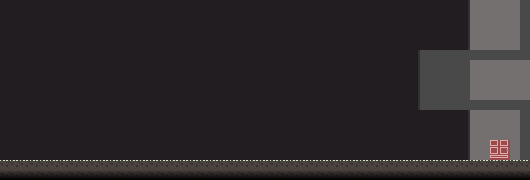

Below is a game level as drawn by its tile map, then a one-line description and the .tmx that defines it (tile-layer data replaced by summaries):
An orthogonal 53x18 tile map with 10x10 px tiles, 4 tile layers (Tile Layer 4, background, transparent, collision), 2 tilesets and 45 objects (38x asset, 5x rain, door, player).

<map version="1.2" tiledversion="1.2.4" orientation="orthogonal" renderorder="right-down" width="53" height="18" tilewidth="10" tileheight="10" infinite="0" nextlayerid="18" nextobjectid="104">
 <tileset firstgid="1" name="tiles" tilewidth="10" tileheight="10" spacing="2" margin="2" tilecount="64" columns="8">
  <image source="tiles.png" width="100" height="100" />
 </tileset>
 <tileset firstgid="65" name="light" tilewidth="82" tileheight="122" tilecount="7" columns="0">
  <grid orientation="orthogonal" width="1" height="1" />
  <tile id="0">
   <image width="56" height="31" source="lightFocal.png" />
  </tile>
  <tile id="1">
   <image width="56" height="56" source="light.png" />
  </tile>
  <tile id="2">
   <image width="82" height="31" source="policeCar.png" />
  </tile>
  <tile id="3">
   <image width="68" height="122" source="tree.png" />
  </tile>
  <tile id="4">
   <image width="8" height="10" source="bodyDead.png" />
  </tile>
  <tile id="5">
   <image width="11" height="11" source="faceDead.png" />
  </tile>
  <tile id="6">
   <image width="4" height="9" source="guts.png" />
  </tile>
 </tileset>
 <layer id="17" name="Tile Layer 4" width="53" height="18">
  <properties>
   <property name="noCollision" value="" />
  </properties>
  <data>[954 cells, 954 non-empty, 1 distinct tile ids]</data>
 </layer>
 <objectgroup id="15" name="Object Layer 2" locked="1">
  <object id="44" type="asset" gid="68" x="418" y="178" width="77.5" height="165.5">
   <properties>
    <property name="asset" value="tree" />
    <property name="smooth" type="bool" value="false" />
   </properties>
  </object>
  <object id="69" type="asset" gid="68" x="368.25" y="165.75" width="77.5" height="156">
   <properties>
    <property name="asset" value="tree" />
    <property name="smooth" type="bool" value="false" />
   </properties>
  </object>
  <object id="70" type="asset" gid="68" x="316.75" y="165.75" width="91" height="150">
   <properties>
    <property name="asset" value="tree" />
    <property name="smooth" type="bool" value="false" />
   </properties>
  </object>
  <object id="71" type="asset" gid="68" x="273.75" y="164.25" width="83.5" height="139.5">
   <properties>
    <property name="asset" value="tree" />
    <property name="smooth" type="bool" value="false" />
   </properties>
  </object>
  <object id="72" type="asset" gid="68" x="147.25" y="159.75" width="77.5" height="149.5">
   <properties>
    <property name="asset" value="tree" />
    <property name="smooth" type="bool" value="false" />
   </properties>
  </object>
  <object id="73" type="asset" gid="68" x="190.25" y="163.75" width="77.5" height="169">
   <properties>
    <property name="asset" value="tree" />
    <property name="smooth" type="bool" value="false" />
   </properties>
  </object>
  <object id="74" type="asset" gid="68" x="233.25" y="164.25" width="77.5" height="149.5">
   <properties>
    <property name="asset" value="tree" />
    <property name="smooth" type="bool" value="false" />
   </properties>
  </object>
  <object id="75" type="asset" gid="68" x="88.25" y="168.25" width="101" height="149.5">
   <properties>
    <property name="asset" value="tree" />
    <property name="smooth" type="bool" value="false" />
   </properties>
  </object>
  <object id="76" type="asset" gid="68" x="52.75" y="157.25" width="77.5" height="149.5">
   <properties>
    <property name="asset" value="tree" />
    <property name="smooth" type="bool" value="false" />
   </properties>
  </object>
  <object id="77" type="asset" gid="68" x="-7.75" y="163.75" width="77.5" height="149.5">
   <properties>
    <property name="asset" value="tree" />
    <property name="smooth" type="bool" value="false" />
   </properties>
  </object>
  <object id="78" type="asset" gid="68" x="22.75" y="170.25" width="77.5" height="161.5">
   <properties>
    <property name="asset" value="tree" />
    <property name="smooth" type="bool" value="false" />
   </properties>
  </object>
  <object id="79" type="asset" gid="68" x="-41.25" y="157.75" width="77.5" height="149.5">
   <properties>
    <property name="asset" value="tree" />
    <property name="smooth" type="bool" value="false" />
   </properties>
  </object>
  <object id="80" type="asset" gid="68" x="387.875" y="166" width="77.5" height="165.5">
   <properties>
    <property name="asset" value="tree" />
    <property name="smooth" type="bool" value="false" />
   </properties>
  </object>
  <object id="81" type="asset" gid="68" x="350.125" y="171.75" width="77.5" height="156">
   <properties>
    <property name="asset" value="tree" />
    <property name="smooth" type="bool" value="false" />
   </properties>
  </object>
  <object id="82" type="asset" gid="68" x="298.625" y="171.75" width="91" height="150">
   <properties>
    <property name="asset" value="tree" />
    <property name="smooth" type="bool" value="false" />
   </properties>
  </object>
  <object id="83" type="asset" gid="68" x="255.625" y="170.25" width="83.5" height="139.5">
   <properties>
    <property name="asset" value="tree" />
    <property name="smooth" type="bool" value="false" />
   </properties>
  </object>
  <object id="84" type="asset" gid="68" x="129.125" y="165.75" width="77.5" height="149.5">
   <properties>
    <property name="asset" value="tree" />
    <property name="smooth" type="bool" value="false" />
   </properties>
  </object>
  <object id="85" type="asset" gid="68" x="163.625" y="180.25" width="77.5" height="169">
   <properties>
    <property name="asset" value="tree" />
    <property name="smooth" type="bool" value="false" />
   </properties>
  </object>
  <object id="86" type="asset" gid="68" x="225.625" y="177.25" width="77.5" height="149.5">
   <properties>
    <property name="asset" value="tree" />
    <property name="smooth" type="bool" value="false" />
   </properties>
  </object>
  <object id="87" type="asset" gid="68" x="53.625" y="174.75" width="101" height="149.5">
   <properties>
    <property name="asset" value="tree" />
    <property name="smooth" type="bool" value="false" />
   </properties>
  </object>
  <object id="88" type="asset" gid="68" x="34.625" y="163.25" width="77.5" height="149.5">
   <properties>
    <property name="asset" value="tree" />
    <property name="smooth" type="bool" value="false" />
   </properties>
  </object>
  <object id="89" type="asset" gid="68" x="-25.875" y="169.75" width="77.5" height="149.5">
   <properties>
    <property name="asset" value="tree" />
    <property name="smooth" type="bool" value="false" />
   </properties>
  </object>
  <object id="90" type="asset" gid="68" x="4.625" y="176.25" width="77.5" height="161.5">
   <properties>
    <property name="asset" value="tree" />
    <property name="smooth" type="bool" value="false" />
   </properties>
  </object>
  <object id="91" type="asset" gid="68" x="-59.375" y="163.75" width="77.5" height="149.5">
   <properties>
    <property name="asset" value="tree" />
    <property name="smooth" type="bool" value="false" />
   </properties>
  </object>
 </objectgroup>
 <layer id="3" name="background" width="53" height="18">
  <properties>
   <property name="noCollision" value="" />
  </properties>
  <data>[954 cells, 102 non-empty, 6 distinct tile ids]</data>
 </layer>
 <layer id="7" name="transparent" width="53" height="18">
  <properties>
   <property name="noCollision" value="" />
  </properties>
  <data>[954 cells, 22 non-empty, 1 distinct tile ids]</data>
 </layer>
 <layer id="1" name="collision" width="53" height="18">
  <data>[954 cells, 178 non-empty, 4 distinct tile ids]</data>
 </layer>
 <objectgroup id="6" name="info">
  <object id="24" type="door" x="500" y="145.333">
   <properties>
    <property name="goTo" value="room2" />
   </properties>
  </object>
  <object id="25" type="player" x="90.6665" y="138.5" width="22.0003" height="19.6667" />
  </objectgroup>
</map>
<!-- 19 of 45 objects omitted -->